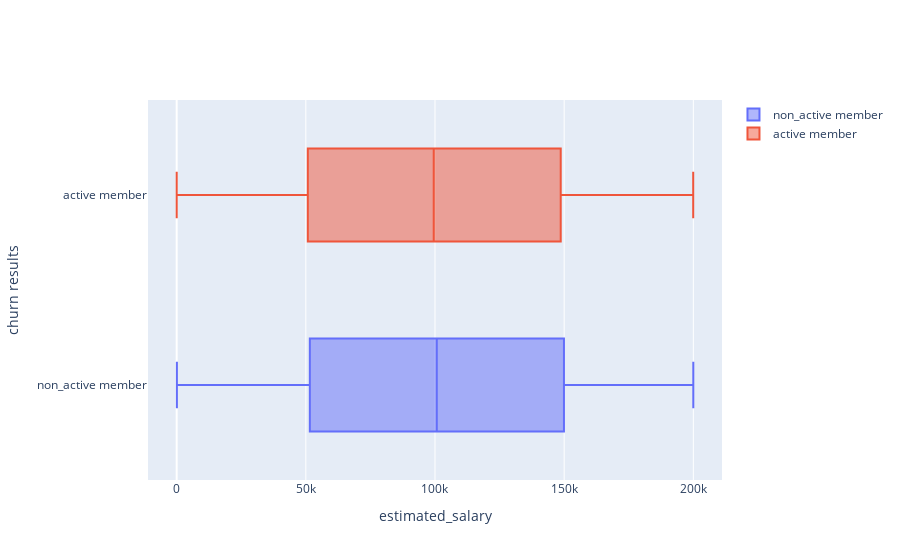

The notebook cell this image was saved under:
### Markdown cell above
3.1.8. Estimated Salary
- Hypothesis

Customers with higher salary should have more opportunities to use various types of bank services such as making an account for salary deposit, more transactions to buy products etc, which will result in higher activeness and higher retention rate.
  
    
- Results

Estimated salary was not associated with being an active member and churn rate.

### Code cell
non_active = data[data['active_member'] == 0]
active = data[data['active_member'] == 1]

fig = go.Figure()
fig.add_trace(go.Box(x=non_active['estimated_salary'], name = "non_active member"))
fig.add_trace(go.Box(x=active['estimated_salary'], name = "active member"))
fig.update_layout(xaxis_title="estimated_salary", yaxis_title="churn results")

### Figure 1 — Plotly figure (JSON) as saved in the notebook; plotly's stock layout.template omitted (floating-point values rounded to 4 significant figures; data arrays with more than 128 entries replaced by an {"elided": "..."} marker saying what was removed)
{"data": [{"name": "non_active member", "type": "box", "x": {"elided": "4849 float values"}}, {"name": "active member", "type": "box", "x": {"elided": "5151 float values"}}], "layout": {"xaxis": {"title": {"text": "estimated_salary"}}, "yaxis": {"title": {"text": "churn results"}}}}
